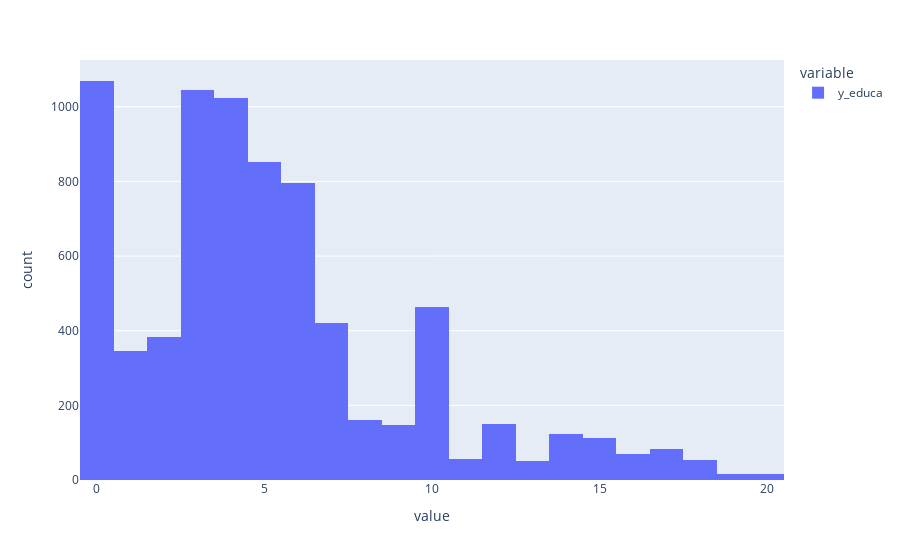

This figure's notebook cell:
### Markdown cell above
#### Grupos de anos na escola

### Code cell
px.histogram(df['y_educa'])

### Figure 1 — Plotly figure (JSON) as saved in the notebook; plotly's stock layout.template omitted (floating-point values rounded to 4 significant figures; data arrays with more than 128 entries replaced by an {"elided": "..."} marker saying what was removed)
{"data": [{"alignmentgroup": "True", "bingroup": "x", "hovertemplate": "variable=y_educa<br>value=%{x}<br>count=%{y}<extra></extra>", "legendgroup": "y_educa", "marker": {"color": "#636efa"}, "name": "y_educa", "offsetgroup": "y_educa", "orientation": "v", "showlegend": true, "type": "histogram", "x": {"elided": "7436 int values"}, "xaxis": "x", "yaxis": "y"}], "layout": {"barmode": "relative", "legend": {"title": {"text": "variable"}, "tracegroupgap": 0}, "margin": {"t": 60}, "xaxis": {"anchor": "y", "domain": [0, 1], "title": {"text": "value"}}, "yaxis": {"anchor": "x", "domain": [0, 1], "title": {"text": "count"}}}}
